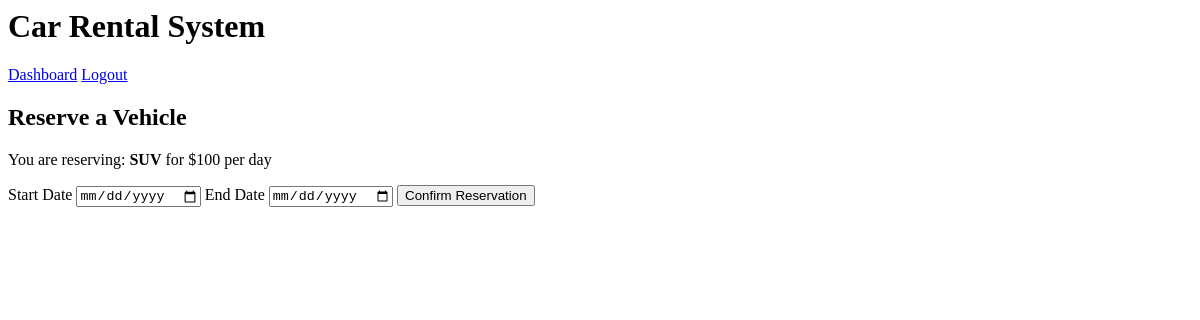
The app's page /reserve/2 (signed in), older data.
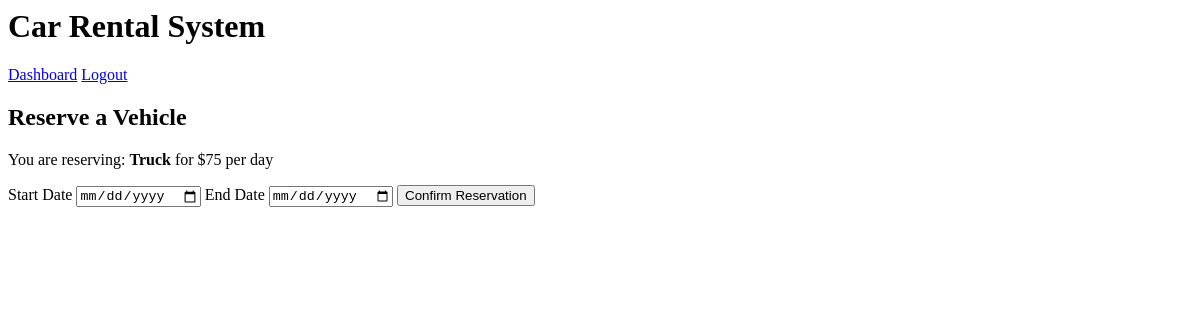
The same page, newer data.
### app.py (models this page shows)
class Vehicle(db.Model):
    id = db.Column(db.Integer, primary_key=True)
    type = db.Column(db.String(50), nullable=False)
    price_per_day = db.Column(db.Integer, nullable=False)
    available = db.Column(db.Boolean, default=True)

### app.py (the view, shortened to what this page needs)
@app.route('/reserve/<int:vehicle_id>', methods=['GET', 'POST'])
def reserve(vehicle_id):
    if 'user_id' not in session:
        flash('You need to log in first.', 'danger')
        return redirect(url_for('login'))
    vehicle = Vehicle.query.get(vehicle_id)
    if not vehicle or not vehicle.available:
        flash('Vehicle not available for reservation.', 'danger')
        return redirect(url_for('dashboard'))
    return render_template('reserve.html', vehicle=vehicle)

### templates/reserve.html (shortened to what this page needs)
{% extends 'base.html' %}
{% block content %}
    <h2>Reserve a Vehicle</h2>
    <p>You are reserving: <strong>{{ vehicle.type }}</strong> for ${{ vehicle.price_per_day }} per day</p>
    <form method="POST">
        <label>Start Date</label>
        <input type="date" name="start_date" required>
        <label>End Date</label>
        <input type="date" name="end_date" required>
        <button type="submit">Confirm Reservation</button>
    </form>
{% endblock %}

### templates/base.html (shortened to what this page needs)
<html lang="en">
<head>
</head>
<body>
    <header>
        <h1>Car Rental System</h1>
        {% if session['user_id'] %}
            <a href="{{ url_for('dashboard') }}">Dashboard</a>
            <a href="{{ url_for('logout') }}">Logout</a>
        {% else %}
            <a href="{{ url_for('login') }}">Login</a>
            <a href="{{ url_for('register') }}">Register</a>
        {% endif %}
    </header>
    <main>
        {% block content %}{% endblock %}
    </main>
</body>
</html>

Row changes from the older to the newer data that the page shows:
changed Vehicle: type "SUV" → "Truck"; price_per_day "100" → "75"
